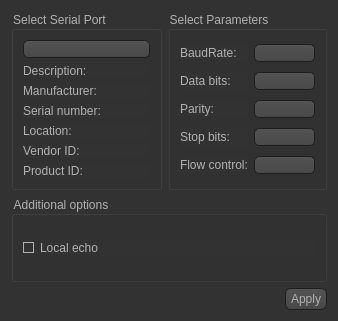
<?xml version="1.0" encoding="UTF-8"?>
<ui version="4.0">
 <class>SettingsDialog</class>
 <widget class="QDialog" name="SettingsDialog">
  <property name="geometry">
   <rect>
    <x>0</x>
    <y>0</y>
    <width>338</width>
    <height>321</height>
   </rect>
  </property>
  <property name="sizePolicy">
   <sizepolicy hsizetype="Expanding" vsizetype="Expanding">
    <horstretch>0</horstretch>
    <verstretch>0</verstretch>
   </sizepolicy>
  </property>
  <property name="windowTitle">
   <string>Settings</string>
  </property>
  <property name="styleSheet">
   <string notr="true">QToolTip
{
     border: 1px solid black;
     background-color: #ffa02f;
     padding: 1px;
     border-radius: 3px;
     opacity: 100;
}

QWidget
{
    color: #b1b1b1;
    background-color: #323232;
}

QWidget:item:hover
{
    background-color: QLinearGradient( x1: 0, y1: 0, x2: 0, y2: 1, stop: 0 #ffa02f, stop: 1 #ca0619);
    color: #000000;
}

QWidget:item:selected
{
    background-color: QLinearGradient( x1: 0, y1: 0, x2: 0, y2: 1, stop: 0 #ffa02f, stop: 1 #d7801a);
}

QMenuBar::item
{
    background: transparent;
}

QMenuBar::item:selected
{
    background: transparent;
    border: 1px solid #ffaa00;
}

QMenuBar::item:pressed
{
    background: #444;
    border: 1px solid #000;
    background-color: QLinearGradient(
        x1:0, y1:0,
        x2:0, y2:1,
        stop:1 #212121,
        stop:0.4 #343434/*,
        stop:0.2 #343434,
        stop:0.1 #ffaa00*/
    );
    margin-bottom:-1px;
    padding-bottom:1px;
}

QMenu
{
    border: 1px solid #000;
}

QMenu::item
{
    padding: 2px 20px 2px 20px;
}

QMenu::item:selected
{
    color: #000000;
}

QWidget:disabled
{
    color: #404040;
    background-color: #323232;
}

QAbstractItemView
{
    background-color: QLinearGradient( x1: 0, y1: 0, x2: 0, y2: 1, stop: 0 #4d4d4d, stop: 0.1 #646464, stop: 1 #5d5d5d);
}

QWidget:focus
{
    /*border: 2px solid QLinearGradient( x1: 0, y1: 0, x2: 0, y2: 1, stop: 0 #ffa02f, stop: 1 #d7801a);*/
}

QLineEdit
{
    background-color: QLinearGradient( x1: 0, y1: 0, x2: 0, y2: 1, stop: 0 #4d4d4d, stop: 0 #646464, stop: 1 #5d5d5d);
    padding: 1px;
    border-style: solid;
    border: 1px solid #1e1e1e;
    border-radius: 5;
}

QPushButton
{
    color: #b1b1b1;
    background-color: QLinearGradient( x1: 0, y1: 0, x2: 0, y2: 1, stop: 0 #565656, stop: 0.1 #525252, stop: 0.5 #4e4e4e, stop: 0.9 #4a4a4a, stop: 1 #464646);
    border-width: 1px;
    border-color: #1e1e1e;
    border-style: solid;
    border-radius: 6;
    padding: 3px;
    font-size: 12px;
    padding-left: 5px;
    padding-right: 5px;
}

QPushButton:pressed
{
    background-color: QLinearGradient( x1: 0, y1: 0, x2: 0, y2: 1, stop: 0 #2d2d2d, stop: 0.1 #2b2b2b, stop: 0.5 #292929, stop: 0.9 #282828, stop: 1 #252525);
}

QComboBox
{
    selection-background-color: #ffaa00;
    background-color: QLinearGradient( x1: 0, y1: 0, x2: 0, y2: 1, stop: 0 #565656, stop: 0.1 #525252, stop: 0.5 #4e4e4e, stop: 0.9 #4a4a4a, stop: 1 #464646);
    border-style: solid;
    border: 1px solid #1e1e1e;
    border-radius: 5;
}

QComboBox:hover,QPushButton:hover
{
    border: 2px solid QLinearGradient( x1: 0, y1: 0, x2: 0, y2: 1, stop: 0 #ffa02f, stop: 1 #d7801a);
}


QComboBox:on
{
    padding-top: 3px;
    padding-left: 4px;
    background-color: QLinearGradient( x1: 0, y1: 0, x2: 0, y2: 1, stop: 0 #2d2d2d, stop: 0.1 #2b2b2b, stop: 0.5 #292929, stop: 0.9 #282828, stop: 1 #252525);
    selection-background-color: #ffaa00;
}

QComboBox QAbstractItemView
{
    border: 2px solid darkgray;
    selection-background-color: QLinearGradient( x1: 0, y1: 0, x2: 0, y2: 1, stop: 0 #ffa02f, stop: 1 #d7801a);
}

QComboBox::drop-down
{
     subcontrol-origin: padding;
     subcontrol-position: top right;
     width: 15px;

     border-left-width: 0px;
     border-left-color: darkgray;
     border-left-style: solid; /* just a single line */
     border-top-right-radius: 3px; /* same radius as the QComboBox */
     border-bottom-right-radius: 3px;
 }

QComboBox::down-arrow
{
     image: url(:/down_arrow.png);
}

QGroupBox:focus
{
border: 2px solid QLinearGradient( x1: 0, y1: 0, x2: 0, y2: 1, stop: 0 #ffa02f, stop: 1 #d7801a);
}

QTextEdit:focus
{
    border: 2px solid QLinearGradient( x1: 0, y1: 0, x2: 0, y2: 1, stop: 0 #ffa02f, stop: 1 #d7801a);
}

QScrollBar:horizontal {
     border: 1px solid #222222;
     background: QLinearGradient( x1: 0, y1: 0, x2: 0, y2: 1, stop: 0.0 #121212, stop: 0.2 #282828, stop: 1 #484848);
     height: 7px;
     margin: 0px 16px 0 16px;
}

QScrollBar::handle:horizontal
{
      background: QLinearGradient( x1: 0, y1: 0, x2: 1, y2: 0, stop: 0 #ffa02f, stop: 0.5 #d7801a, stop: 1 #ffa02f);
      min-height: 20px;
      border-radius: 2px;
}

QScrollBar::add-line:horizontal {
      border: 1px solid #1b1b19;
      border-radius: 2px;
      background: QLinearGradient( x1: 0, y1: 0, x2: 1, y2: 0, stop: 0 #ffa02f, stop: 1 #d7801a);
      width: 14px;
      subcontrol-position: right;
      subcontrol-origin: margin;
}

QScrollBar::sub-line:horizontal {
      border: 1px solid #1b1b19;
      border-radius: 2px;
      background: QLinearGradient( x1: 0, y1: 0, x2: 1, y2: 0, stop: 0 #ffa02f, stop: 1 #d7801a);
      width: 14px;
     subcontrol-position: left;
     subcontrol-origin: margin;
}

QScrollBar::right-arrow:horizontal, QScrollBar::left-arrow:horizontal
{
      border: 1px solid black;
      width: 1px;
      height: 1px;
      background: white;
}

QScrollBar::add-page:horizontal, QScrollBar::sub-page:horizontal
{
      background: none;
}

QScrollBar:vertical
{
      background: QLinearGradient( x1: 0, y1: 0, x2: 1, y2: 0, stop: 0.0 #121212, stop: 0.2 #282828, stop: 1 #484848);
      width: 7px;
      margin: 16px 0 16px 0;
      border: 1px solid #222222;
}

QScrollBar::handle:vertical
{
      background: QLinearGradient( x1: 0, y1: 0, x2: 0, y2: 1, stop: 0 #ffa02f, stop: 0.5 #d7801a, stop: 1 #ffa02f);
      min-height: 20px;
      border-radius: 2px;
}

QScrollBar::add-line:vertical
{
      border: 1px solid #1b1b19;
      border-radius: 2px;
      background: QLinearGradient( x1: 0, y1: 0, x2: 0, y2: 1, stop: 0 #ffa02f, stop: 1 #d7801a);
      height: 14px;
      subcontrol-position: bottom;
      subcontrol-origin: margin;
}

QScrollBar::sub-line:vertical
{
      border: 1px solid #1b1b19;
      border-radius: 2px;
      background: QLinearGradient( x1: 0, y1: 0, x2: 0, y2: 1, stop: 0 #d7801a, stop: 1 #ffa02f);
      height: 14px;
      subcontrol-position: top;
      subcontrol-origin: margin;
}

QScrollBar::up-arrow:vertical, QScrollBar::down-arrow:vertical
{
      border: 1px solid black;
      width: 1px;
      height: 1px;
      background: white;
}


QScrollBar::add-page:vertical, QScrollBar::sub-page:vertical
{
      background: none;
}

QTextEdit
{
    background-color: #242424;
}

QPlainTextEdit
{
    background-color: #242424;
}

QHeaderView::section
{
    background-color: QLinearGradient(x1:0, y1:0, x2:0, y2:1, stop:0 #616161, stop: 0.5 #505050, stop: 0.6 #434343, stop:1 #656565);
    color: white;
    padding-left: 4px;
    border: 1px solid #6c6c6c;
}

QCheckBox:disabled
{
color: #414141;
}

QDockWidget::title
{
    text-align: center;
    spacing: 3px; /* spacing between items in the tool bar */
    background-color: QLinearGradient(x1:0, y1:0, x2:0, y2:1, stop:0 #323232, stop: 0.5 #242424, stop:1 #323232);
}

QDockWidget::close-button, QDockWidget::float-button
{
    text-align: center;
    spacing: 1px; /* spacing between items in the tool bar */
    background-color: QLinearGradient(x1:0, y1:0, x2:0, y2:1, stop:0 #323232, stop: 0.5 #242424, stop:1 #323232);
}

QDockWidget::close-button:hover, QDockWidget::float-button:hover
{
    background: #242424;
}

QDockWidget::close-button:pressed, QDockWidget::float-button:pressed
{
    padding: 1px -1px -1px 1px;
}

QMainWindow::separator
{
    background-color: QLinearGradient(x1:0, y1:0, x2:0, y2:1, stop:0 #161616, stop: 0.5 #151515, stop: 0.6 #212121, stop:1 #343434);
    color: white;
    padding-left: 4px;
    border: 1px solid #4c4c4c;
    spacing: 3px; /* spacing between items in the tool bar */
}

QMainWindow::separator:hover
{

    background-color: QLinearGradient(x1:0, y1:0, x2:0, y2:1, stop:0 #d7801a, stop:0.5 #b56c17 stop:1 #ffa02f);
    color: white;
    padding-left: 4px;
    border: 1px solid #6c6c6c;
    spacing: 3px; /* spacing between items in the tool bar */
}

QToolBar::handle
{
     spacing: 3px; /* spacing between items in the tool bar */
     background: url(:/images/handle.png);
}

QMenu::separator
{
    height: 2px;
    background-color: QLinearGradient(x1:0, y1:0, x2:0, y2:1, stop:0 #161616, stop: 0.5 #151515, stop: 0.6 #212121, stop:1 #343434);
    color: white;
    padding-left: 4px;
    margin-left: 10px;
    margin-right: 5px;
}

QProgressBar
{
    border: 2px solid grey;
    border-radius: 5px;
    text-align: center;
}

QProgressBar::chunk
{
    background-color: #d7801a;
    width: 2.15px;
    margin: 0.5px;
}

QTabBar::tab {
    color: #b1b1b1;
    border: 1px solid #444;
    border-bottom-style: none;
    background-color: #323232;
    padding-left: 10px;
    padding-right: 10px;
    padding-top: 3px;
    padding-bottom: 2px;
    margin-right: -1px;
}

QTabWidget::pane {
    border: 1px solid #444;
    top: 1px;
}

QTabBar::tab:last
{
    margin-right: 0; /* the last selected tab has nothing to overlap with on the right */
    border-top-right-radius: 3px;
}

QTabBar::tab:first:!selected
{
 margin-left: 0px; /* the last selected tab has nothing to overlap with on the right */


    border-top-left-radius: 3px;
}

QTabBar::tab:!selected
{
    color: #b1b1b1;
    border-bottom-style: solid;
    margin-top: 3px;
    background-color: QLinearGradient(x1:0, y1:0, x2:0, y2:1, stop:1 #212121, stop:.4 #343434);
}

QTabBar::tab:selected
{
    border-top-left-radius: 3px;
    border-top-right-radius: 3px;
    margin-bottom: 0px;
}

QTabBar::tab:!selected:hover
{
    /*border-top: 2px solid #ffaa00;
    padding-bottom: 3px;*/
    border-top-left-radius: 3px;
    border-top-right-radius: 3px;
    background-color: QLinearGradient(x1:0, y1:0, x2:0, y2:1, stop:1 #212121, stop:0.4 #343434, stop:0.2 #343434, stop:0.1 #ffaa00);
}

QRadioButton::indicator:checked, QRadioButton::indicator:unchecked{
    color: #b1b1b1;
    background-color: #323232;
    border: 1px solid #b1b1b1;
    border-radius: 6px;
}

QRadioButton::indicator:checked
{
    background-color: qradialgradient(
        cx: 0.5, cy: 0.5,
        fx: 0.5, fy: 0.5,
        radius: 1.0,
        stop: 0.25 #ffaa00,
        stop: 0.3 #323232
    );
}

QCheckBox::indicator{
    color: #b1b1b1;
    background-color: #323232;
    border: 1px solid #b1b1b1;
    width: 9px;
    height: 9px;
}

QRadioButton::indicator
{
    border-radius: 6px;
}

QRadioButton::indicator:hover, QCheckBox::indicator:hover
{
    border: 1px solid #ffaa00;
}

QCheckBox::indicator:checked
{
    image:url(:/images/checkbox.png);
}

QCheckBox::indicator:disabled, QRadioButton::indicator:disabled
{
    border: 1px solid #444;
}</string>
  </property>
  <layout class="QGridLayout" name="gridLayout_3">
   <item row="0" column="1">
    <widget class="QGroupBox" name="parametersBox">
     <property name="title">
      <string>Select Parameters</string>
     </property>
     <layout class="QGridLayout" name="gridLayout_2">
      <item row="0" column="0">
       <widget class="QLabel" name="baudRateLabel">
        <property name="text">
         <string>BaudRate:</string>
        </property>
       </widget>
      </item>
      <item row="0" column="1">
       <widget class="QComboBox" name="baudRateBox"/>
      </item>
      <item row="1" column="0">
       <widget class="QLabel" name="dataBitsLabel">
        <property name="text">
         <string>Data bits:</string>
        </property>
       </widget>
      </item>
      <item row="1" column="1">
       <widget class="QComboBox" name="dataBitsBox"/>
      </item>
      <item row="2" column="0">
       <widget class="QLabel" name="parityLabel">
        <property name="text">
         <string>Parity:</string>
        </property>
       </widget>
      </item>
      <item row="2" column="1">
       <widget class="QComboBox" name="parityBox"/>
      </item>
      <item row="3" column="0">
       <widget class="QLabel" name="stopBitsLabel">
        <property name="text">
         <string>Stop bits:</string>
        </property>
       </widget>
      </item>
      <item row="3" column="1">
       <widget class="QComboBox" name="stopBitsBox"/>
      </item>
      <item row="4" column="0">
       <widget class="QLabel" name="flowControlLabel">
        <property name="text">
         <string>Flow control:</string>
        </property>
       </widget>
      </item>
      <item row="4" column="1">
       <widget class="QComboBox" name="flowControlBox"/>
      </item>
     </layout>
    </widget>
   </item>
   <item row="0" column="0">
    <widget class="QGroupBox" name="selectBox">
     <property name="title">
      <string>Select Serial Port</string>
     </property>
     <layout class="QGridLayout" name="gridLayout">
      <item row="0" column="0">
       <widget class="QComboBox" name="serialPortInfoListBox"/>
      </item>
      <item row="1" column="0">
       <widget class="QLabel" name="descriptionLabel">
        <property name="text">
         <string>Description:</string>
        </property>
       </widget>
      </item>
      <item row="2" column="0">
       <widget class="QLabel" name="manufacturerLabel">
        <property name="text">
         <string>Manufacturer:</string>
        </property>
       </widget>
      </item>
      <item row="3" column="0">
       <widget class="QLabel" name="serialNumberLabel">
        <property name="text">
         <string>Serial number:</string>
        </property>
       </widget>
      </item>
      <item row="4" column="0">
       <widget class="QLabel" name="locationLabel">
        <property name="text">
         <string>Location:</string>
        </property>
       </widget>
      </item>
      <item row="5" column="0">
       <widget class="QLabel" name="vidLabel">
        <property name="text">
         <string>Vendor ID:</string>
        </property>
       </widget>
      </item>
      <item row="6" column="0">
       <widget class="QLabel" name="pidLabel">
        <property name="text">
         <string>Product ID:</string>
        </property>
       </widget>
      </item>
     </layout>
    </widget>
   </item>
   <item row="2" column="0" colspan="2">
    <layout class="QHBoxLayout" name="horizontalLayout">
     <item>
      <spacer name="horizontalSpacer">
       <property name="orientation">
        <enum>Qt::Horizontal</enum>
       </property>
       <property name="sizeHint" stdset="0">
        <size>
         <width>96</width>
         <height>20</height>
        </size>
       </property>
      </spacer>
     </item>
     <item>
      <widget class="QPushButton" name="applyButton">
       <property name="text">
        <string>Apply</string>
       </property>
      </widget>
     </item>
    </layout>
   </item>
   <item row="1" column="0" colspan="2">
    <widget class="QGroupBox" name="additionalOptionsGroupBox">
     <property name="title">
      <string>Additional options</string>
     </property>
     <layout class="QVBoxLayout" name="verticalLayout">
      <item>
       <widget class="QCheckBox" name="localEchoCheckBox">
        <property name="text">
         <string>Local echo</string>
        </property>
        <property name="checked">
         <bool>false</bool>
        </property>
       </widget>
      </item>
     </layout>
    </widget>
   </item>
  </layout>
 </widget>
 <resources/>
 <connections/>
</ui>
